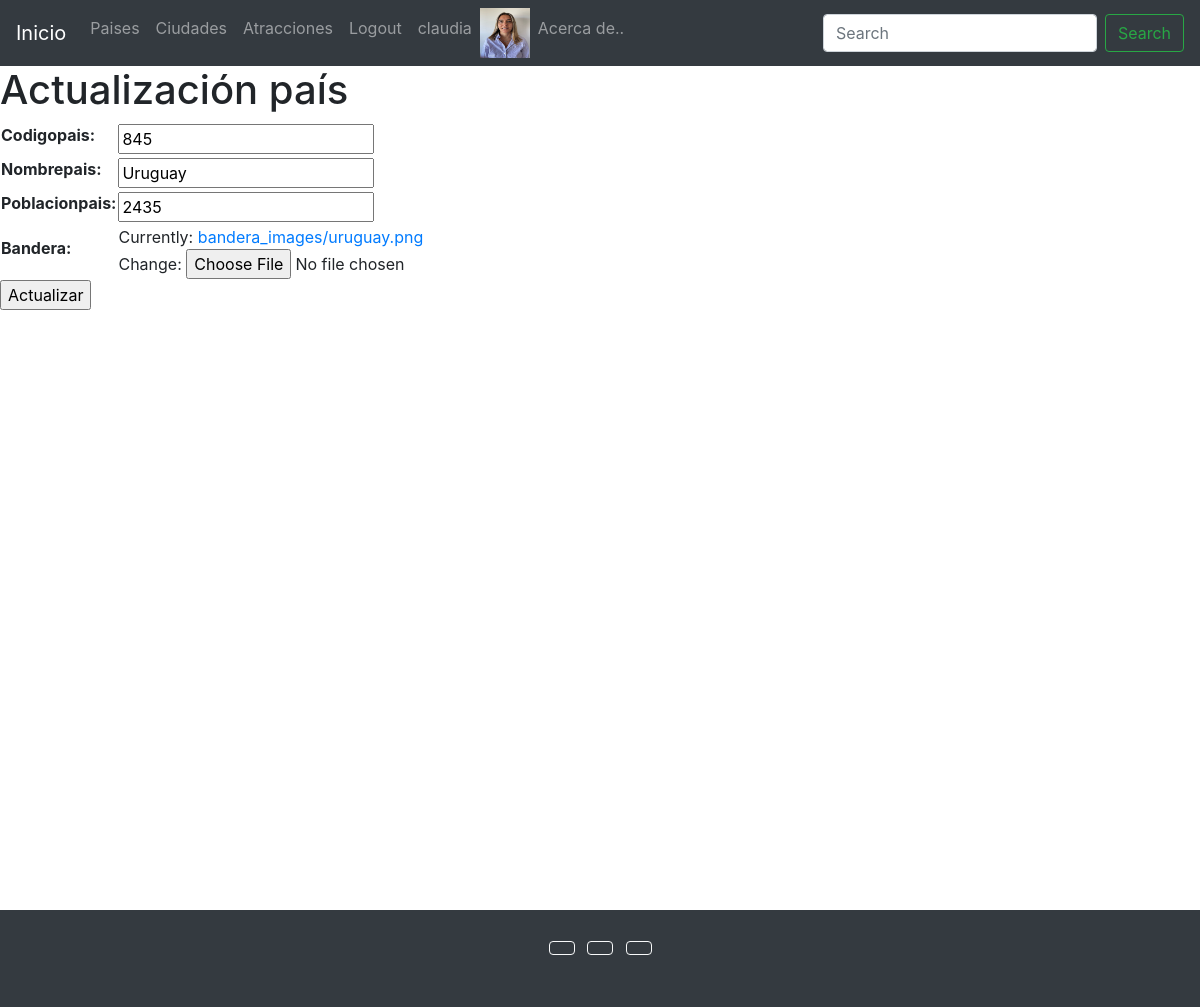
The app's page /paises/actualizar-paises/1/ (signed in) with its own data.
### usuarios/models.py (models this page shows)
class UsuarioPerfil(models.Model):
    usuario = models.OneToOneField(User, on_delete=models.CASCADE, related_name='profile')
    telefono = models.CharField(max_length=25, null=True, blank=True)
    fecha_nac = models.DateField(null=True, blank=True)
    foto = models.ImageField(upload_to='profile_images', null=True, blank=True)

### paises/models.py (models this page shows)
class Paises(models.Model):
    codigoPais= models.IntegerField()
    nombrePais= models.CharField(max_length=100)
    poblacionPais = models.IntegerField()
    bandera = models.ImageField(upload_to='bandera_images', null=True, blank=True)

### paises/views.py (the view, shortened to what this page needs)
# urls.py: path('actualizar-paises/<int:pk>/', actualizar_paises, name='actualizar_paises'),
def actualizar_paises(request, pk):
    pais = Paises.objects.get(id=pk)
    if request.method == 'GET':
        context = {
            'form': PaisesForm(
                initial={
                    'codigoPais':pais.codigoPais,
                    'nombrePais':pais.nombrePais,
                    'poblacionPais':pais.poblacionPais,
                    'bandera':pais.bandera,
                }
            )
        }
        return render(request, 'paises/actualizar_paises.html', context=context)

### paises/forms.py
class PaisesForm(forms.Form):
    codigoPais = forms.IntegerField()
    nombrePais = forms.CharField(max_length=100)
    poblacionPais = forms.IntegerField()
    bandera = forms.ImageField()

### templates/paises/actualizar_paises.html (shortened to what this page needs)
{% extends 'base.html' %}
{% block content %}
    <h1>Actualización país</h1>
    {% if form %}
        <form action="" method="POST" enctype="multipart/form-data">
            <table>
                {{form.as_table}}
            </table>
            <input type="submit" value="Actualizar">
        </form>
    {% endif %}
{% endblock %}

### templates/base.html (shortened to what this page needs)
<!DOCTYPE html>
<html lang="en">
<head>
    <link rel="stylesheet" href="https://cdn.jsdelivr.net/npm/bootstrap@4.6.2/dist/css/bootstrap.min.css"
>
</head>
<body>
    <header>
        <nav class="navbar navbar-expand-lg navbar-dark bg-dark">
            <a class="navbar-brand" href="/">Inicio</a>
            <div class="collapse navbar-collapse" id="navbarSupportedContent">
                <ul class="navbar-nav mr-auto">
                    <li class="nav-item">
                        <a class="nav-link" href="/paises/listar-paises/">Paises</a>
                    </li>
                    <li class="nav-item">
                        <a class="nav-link" href="/ciudades/listar-ciudades/">Ciudades</a>
                    </li>
                    <li class="nav-item">
                        <a class="nav-link" href="/atracciones/listar-atracciones/">Atracciones</a>
                    </li>
                    {% if request.user.is_authenticated %}
                    <li class="nav-item">
                        <a class="nav-link" href="/usuarios/logout/">Logout</a>
                    </li>
                    <li class="nav-item">
                        <a class="nav-link" href="/usuarios/actualizar/">{{request.user.username}}</a>
                    </li>
                        {% if request.user.profile.profile_picture.url != '' %}
                            <img src="{{request.user.profile.foto.url}}" alt="foto" width="50px" height="50px">
                        {% endif %}
                    {% endif %}
                    <li class="nav-item">
                        <a class="nav-link" href="/galeria/acercade/">Acerca de..</a>
                    </li>
                </ul>
                <form class="form-inline my-2 my-lg-0" action="/paises/listar-paises/" method="GET">
                    <input class="form-control mr-sm-2" type="search" placeholder="Search" aria-label="Search" name="search">
                    <button class="btn btn-outline-success my-2 my-sm-0" type="submit">Search</button>
                </form>
            </div>
        </nav>
    </header>
    {% block content %}
    {% endblock %}
    <footer class="bg-dark text-center text-white" style="margin-top:600px;">
        <div class="container p-4">
        <section class="mb-4">
            <a class="btn btn-outline-light btn-floating m-1" href="#!" role="button"
            ></a>
            <a class="btn btn-outline-light btn-floating m-1" href="#!" role="button"
            ></a>
            <a class="btn btn-outline-light btn-floating m-1" href="#!" role="button"
            ></a>
</body>
</html>

### records on screen
Paises: codigoPais "845", nombrePais "Uruguay", poblacionPais "2435"

### other values on screen
{{ request.user.username }} "claudia"
